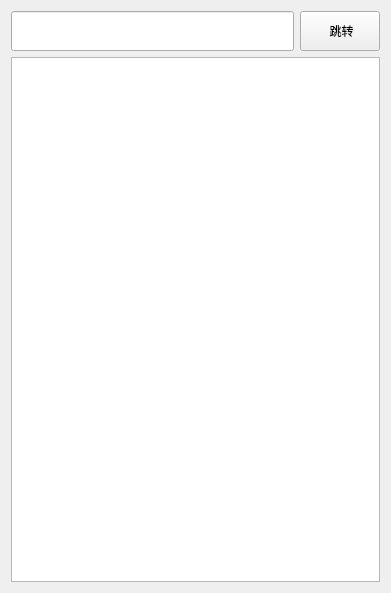
<?xml version="1.0" encoding="UTF-8"?>
<ui version="4.0">
 <class>WFileTag</class>
 <widget class="QWidget" name="WFileTag">
  <property name="geometry">
   <rect>
    <x>0</x>
    <y>0</y>
    <width>391</width>
    <height>593</height>
   </rect>
  </property>
  <property name="windowTitle">
   <string>Form</string>
  </property>
  <property name="styleSheet">
   <string notr="true"/>
  </property>
  <layout class="QGridLayout" name="gridLayout">
   <item row="0" column="0">
    <layout class="QVBoxLayout" name="verticalLayout" stretch="1,13">
     <item>
      <layout class="QHBoxLayout" name="horizontalLayout" stretch="7,1">
       <property name="spacing">
        <number>6</number>
       </property>
       <item>
        <widget class="QLineEdit" name="pathLineEdit">
         <property name="enabled">
          <bool>true</bool>
         </property>
         <property name="sizePolicy">
          <sizepolicy hsizetype="Expanding" vsizetype="Expanding">
           <horstretch>0</horstretch>
           <verstretch>0</verstretch>
          </sizepolicy>
         </property>
         <property name="baseSize">
          <size>
           <width>0</width>
           <height>13</height>
          </size>
         </property>
        </widget>
       </item>
       <item>
        <widget class="QPushButton" name="goButton">
         <property name="sizePolicy">
          <sizepolicy hsizetype="Minimum" vsizetype="Expanding">
           <horstretch>0</horstretch>
           <verstretch>0</verstretch>
          </sizepolicy>
         </property>
         <property name="styleSheet">
          <string notr="true">/* 
QPushButton {
    color: #7598db;  
    background-color: #e0e0e0;  
    border: 1px solid #ccc; 
    border-radius: 5px;  
    padding: 5px 10px;  
}
*/</string>
         </property>
         <property name="text">
          <string> 跳转</string>
         </property>
         <property name="icon">
          <iconset theme="QIcon::ThemeIcon::GoUp"/>
         </property>
         <property name="iconSize">
          <size>
           <width>10</width>
           <height>10</height>
          </size>
         </property>
        </widget>
       </item>
      </layout>
     </item>
     <item>
      <widget class="QTreeView" name="treeView">
       <property name="sizePolicy">
        <sizepolicy hsizetype="Preferred" vsizetype="Preferred">
         <horstretch>0</horstretch>
         <verstretch>0</verstretch>
        </sizepolicy>
       </property>
      </widget>
     </item>
    </layout>
   </item>
  </layout>
 </widget>
 <resources/>
 <connections/>
</ui>
